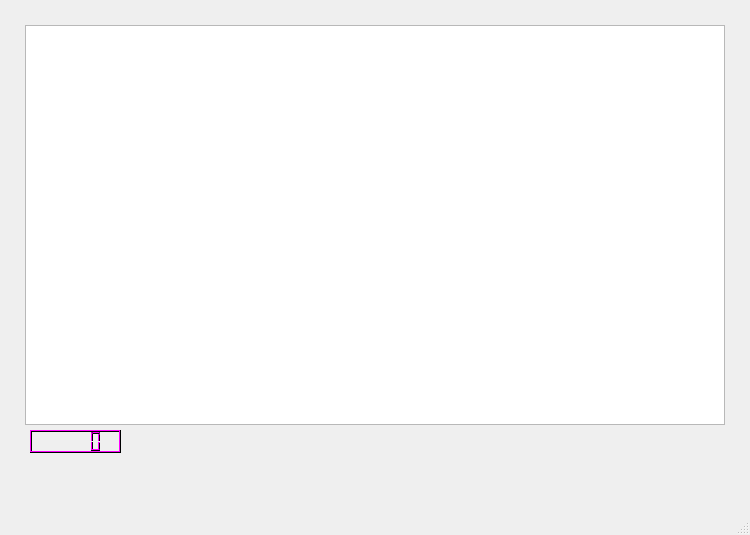
<?xml version="1.0" encoding="UTF-8"?>
<ui version="4.0">
 <class>MainWindow</class>
 <widget class="QMainWindow" name="MainWindow">
  <property name="geometry">
   <rect>
    <x>0</x>
    <y>0</y>
    <width>750</width>
    <height>535</height>
   </rect>
  </property>
  <property name="sizePolicy">
   <sizepolicy hsizetype="Fixed" vsizetype="Fixed">
    <horstretch>0</horstretch>
    <verstretch>0</verstretch>
   </sizepolicy>
  </property>
  <property name="minimumSize">
   <size>
    <width>500</width>
    <height>500</height>
   </size>
  </property>
  <property name="palette">
   <palette>
    <active>
     <colorrole role="WindowText">
      <brush brushstyle="SolidPattern">
       <color alpha="255">
        <red>0</red>
        <green>0</green>
        <blue>0</blue>
       </color>
      </brush>
     </colorrole>
     <colorrole role="Dark">
      <brush brushstyle="SolidPattern">
       <color alpha="255">
        <red>0</red>
        <green>0</green>
        <blue>0</blue>
       </color>
      </brush>
     </colorrole>
     <colorrole role="Mid">
      <brush brushstyle="SolidPattern">
       <color alpha="255">
        <red>0</red>
        <green>0</green>
        <blue>0</blue>
       </color>
      </brush>
     </colorrole>
     <colorrole role="Text">
      <brush brushstyle="SolidPattern">
       <color alpha="255">
        <red>0</red>
        <green>0</green>
        <blue>0</blue>
       </color>
      </brush>
     </colorrole>
     <colorrole role="ButtonText">
      <brush brushstyle="SolidPattern">
       <color alpha="255">
        <red>0</red>
        <green>0</green>
        <blue>0</blue>
       </color>
      </brush>
     </colorrole>
     <colorrole role="PlaceholderText">
      <brush brushstyle="SolidPattern">
       <color alpha="128">
        <red>0</red>
        <green>0</green>
        <blue>0</blue>
       </color>
      </brush>
     </colorrole>
    </active>
    <inactive>
     <colorrole role="WindowText">
      <brush brushstyle="SolidPattern">
       <color alpha="255">
        <red>0</red>
        <green>0</green>
        <blue>0</blue>
       </color>
      </brush>
     </colorrole>
     <colorrole role="Dark">
      <brush brushstyle="SolidPattern">
       <color alpha="255">
        <red>0</red>
        <green>0</green>
        <blue>0</blue>
       </color>
      </brush>
     </colorrole>
     <colorrole role="Mid">
      <brush brushstyle="SolidPattern">
       <color alpha="255">
        <red>0</red>
        <green>0</green>
        <blue>0</blue>
       </color>
      </brush>
     </colorrole>
     <colorrole role="Text">
      <brush brushstyle="SolidPattern">
       <color alpha="255">
        <red>0</red>
        <green>0</green>
        <blue>0</blue>
       </color>
      </brush>
     </colorrole>
     <colorrole role="ButtonText">
      <brush brushstyle="SolidPattern">
       <color alpha="255">
        <red>0</red>
        <green>0</green>
        <blue>0</blue>
       </color>
      </brush>
     </colorrole>
     <colorrole role="PlaceholderText">
      <brush brushstyle="SolidPattern">
       <color alpha="128">
        <red>0</red>
        <green>0</green>
        <blue>0</blue>
       </color>
      </brush>
     </colorrole>
    </inactive>
    <disabled>
     <colorrole role="WindowText">
      <brush brushstyle="SolidPattern">
       <color alpha="255">
        <red>0</red>
        <green>0</green>
        <blue>0</blue>
       </color>
      </brush>
     </colorrole>
     <colorrole role="Dark">
      <brush brushstyle="SolidPattern">
       <color alpha="255">
        <red>0</red>
        <green>0</green>
        <blue>0</blue>
       </color>
      </brush>
     </colorrole>
     <colorrole role="Mid">
      <brush brushstyle="SolidPattern">
       <color alpha="255">
        <red>0</red>
        <green>0</green>
        <blue>0</blue>
       </color>
      </brush>
     </colorrole>
     <colorrole role="Text">
      <brush brushstyle="SolidPattern">
       <color alpha="255">
        <red>0</red>
        <green>0</green>
        <blue>0</blue>
       </color>
      </brush>
     </colorrole>
     <colorrole role="ButtonText">
      <brush brushstyle="SolidPattern">
       <color alpha="255">
        <red>0</red>
        <green>0</green>
        <blue>0</blue>
       </color>
      </brush>
     </colorrole>
     <colorrole role="PlaceholderText">
      <brush brushstyle="SolidPattern">
       <color alpha="128">
        <red>0</red>
        <green>0</green>
        <blue>0</blue>
       </color>
      </brush>
     </colorrole>
    </disabled>
   </palette>
  </property>
  <property name="windowTitle">
   <string>MainWindow</string>
  </property>
  <widget class="QWidget" name="centralwidget">
   <widget class="QGraphicsView" name="graphicsView">
    <property name="geometry">
     <rect>
      <x>25</x>
      <y>25</y>
      <width>700</width>
      <height>400</height>
     </rect>
    </property>
   </widget>
   <widget class="QLCDNumber" name="lcdNumber">
    <property name="geometry">
     <rect>
      <x>30</x>
      <y>430</y>
      <width>91</width>
      <height>23</height>
     </rect>
    </property>
    <property name="palette">
     <palette>
      <active>
       <colorrole role="Button">
        <brush brushstyle="SolidPattern">
         <color alpha="255">
          <red>0</red>
          <green>0</green>
          <blue>0</blue>
         </color>
        </brush>
       </colorrole>
       <colorrole role="Light">
        <brush brushstyle="SolidPattern">
         <color alpha="255">
          <red>255</red>
          <green>0</green>
          <blue>255</blue>
         </color>
        </brush>
       </colorrole>
       <colorrole role="Midlight">
        <brush brushstyle="SolidPattern">
         <color alpha="255">
          <red>255</red>
          <green>0</green>
          <blue>255</blue>
         </color>
        </brush>
       </colorrole>
      </active>
      <inactive>
       <colorrole role="Button">
        <brush brushstyle="SolidPattern">
         <color alpha="255">
          <red>0</red>
          <green>0</green>
          <blue>0</blue>
         </color>
        </brush>
       </colorrole>
       <colorrole role="Light">
        <brush brushstyle="SolidPattern">
         <color alpha="255">
          <red>255</red>
          <green>0</green>
          <blue>255</blue>
         </color>
        </brush>
       </colorrole>
       <colorrole role="Midlight">
        <brush brushstyle="SolidPattern">
         <color alpha="255">
          <red>255</red>
          <green>0</green>
          <blue>255</blue>
         </color>
        </brush>
       </colorrole>
      </inactive>
      <disabled>
       <colorrole role="Button">
        <brush brushstyle="SolidPattern">
         <color alpha="255">
          <red>0</red>
          <green>0</green>
          <blue>0</blue>
         </color>
        </brush>
       </colorrole>
       <colorrole role="Light">
        <brush brushstyle="SolidPattern">
         <color alpha="255">
          <red>255</red>
          <green>0</green>
          <blue>255</blue>
         </color>
        </brush>
       </colorrole>
       <colorrole role="Midlight">
        <brush brushstyle="SolidPattern">
         <color alpha="255">
          <red>255</red>
          <green>0</green>
          <blue>255</blue>
         </color>
        </brush>
       </colorrole>
      </disabled>
     </palette>
    </property>
   </widget>
  </widget>
  <widget class="QMenuBar" name="menubar">
   <property name="geometry">
    <rect>
     <x>0</x>
     <y>0</y>
     <width>750</width>
     <height>25</height>
    </rect>
   </property>
  </widget>
  <widget class="QStatusBar" name="statusbar"/>
 </widget>
 <resources/>
 <connections/>
</ui>
